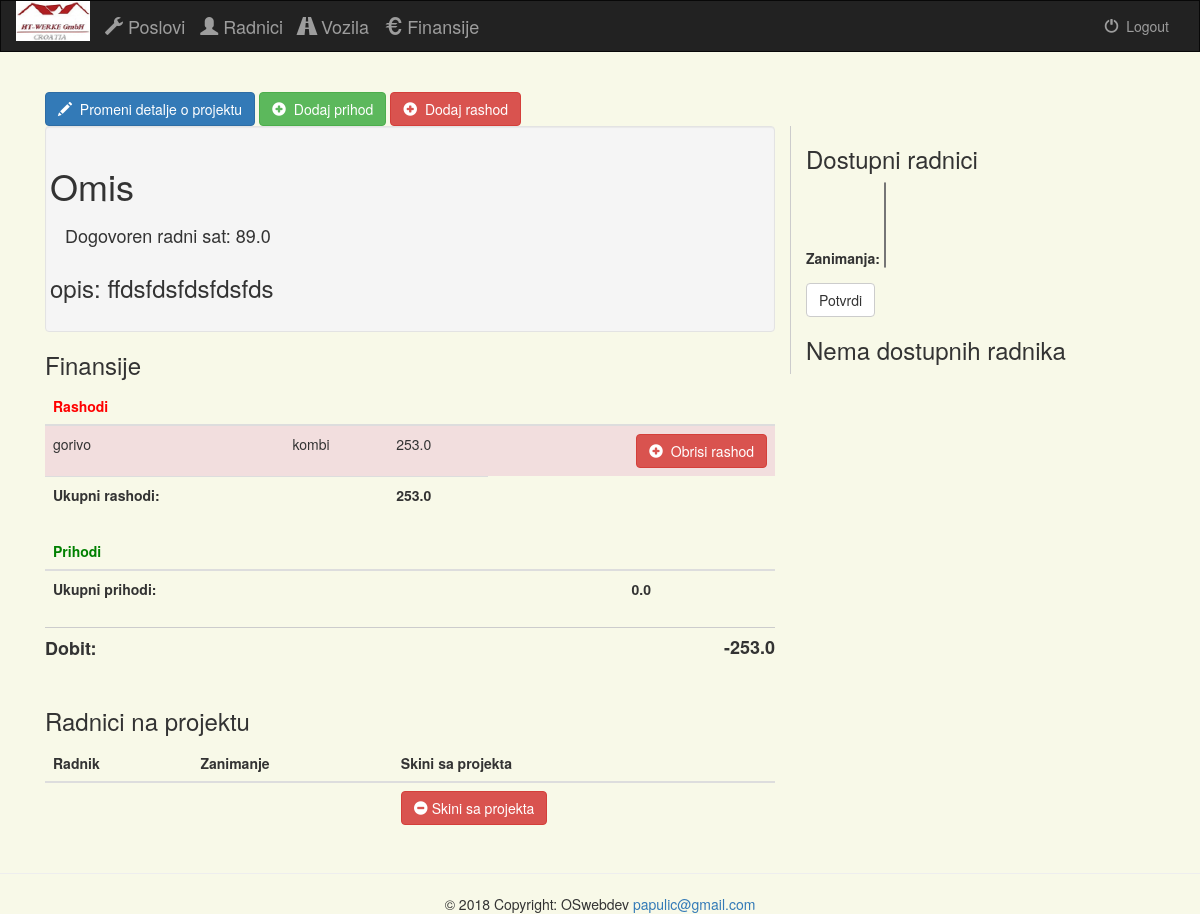
/administracija/posao/1/ (signed in), run on an earlier commit of the app's database.
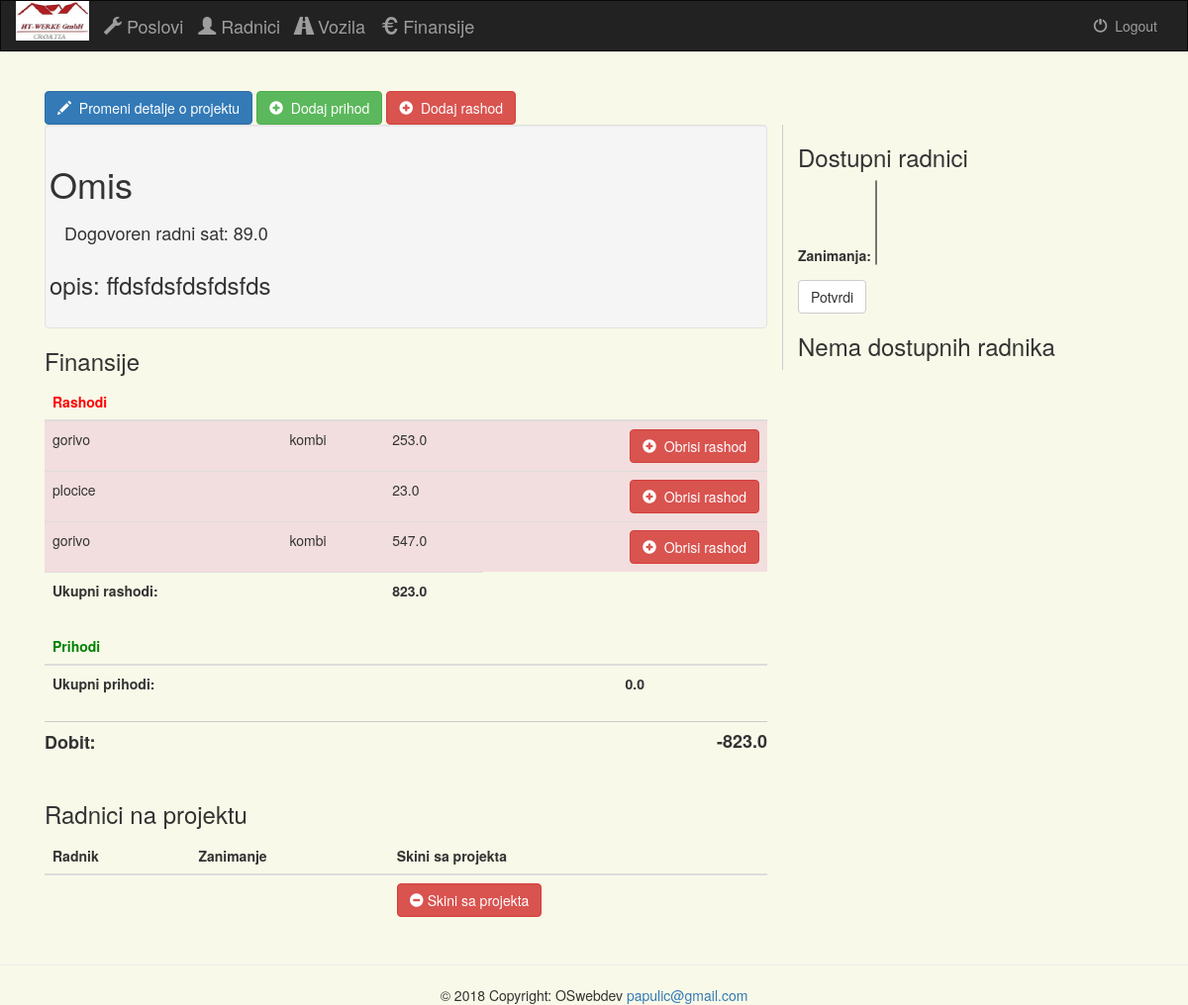
And on a later commit of the database.
### projects/models.py (models this page shows, shortened)
class Rashodi(models.Model):
    vrsta = models.CharField(max_length=150)
    kolicina = models.FloatField(max_length=10, default=0.0)
    posao = models.ForeignKey(Poslovi, on_delete=models.CASCADE)
    vozilo = models.ForeignKey(Vozilo, null=True, blank=True )
    class Meta:
        verbose_name_plural = "Rashodi"

class Vozilo(models.Model):
    marka = models.CharField(max_length=30)
    predjeni_kilometri = models.IntegerField(default=None, null=True, blank=True)
    registracija_istice = models.DateField()
    sledeci_servis = models.DateField()
    potrosnja_goriva = models.FloatField(max_length=10, default=0.0)
    opis = models.CharField(max_length=100, blank=True)
    trenutno_duzi = models.ForeignKey(Radnik, null=True, blank=True)
    def __unicode__(self):
        return self.marka
    class Meta:
        verbose_name_plural = "Vozila"

### projects/views.py (the view)
# urls.py: url(r'^posao/(?P<project_id>[0-9]+)/$', views.detail, name='posao'),
def detail(request, project_id):
    if not request.user.is_authenticated():
        return render(request, 'projects/login.html')
    else:
        project = get_object_or_404(Poslovi, pk=project_id)
        prihodi = Prihodi.objects.filter(posao=project)
        rashodi = Rashodi.objects.filter(posao=project)
        ukupni_rashodi = 0.0
        ukupni_prihodi = 0.0
        for rashod in rashodi:
            ukupni_rashodi += rashod.kolicina
        for prihod in prihodi:
            ukupni_prihodi += prihod.kolicina
        dobit = ukupni_prihodi - ukupni_rashodi
        dostupni_radnici = Radnik.objects.filter(dostupan=True)
        radnici = Radnik.objects.all()
        zanimanja_filter = ZanimanjeFilter(request.GET, queryset=radnici)
        if request.POST.getlist('listdodaj'):
            for radnik_id in request.POST.getlist('listdodaj'):
                radnik = Radnik.objects.get(pk=radnik_id)
                radnik.dostupan = False
                radnik.posao = project
                radnik.save()
        elif request.POST.getlist('listskini'):
            for radnik_id in request.POST.getlist('listskini'):
                radnik = Radnik.objects.get(pk=radnik_id)
                radnik.dostupan = True
                radnik.posao = None
                radnik.save()
        return render(request, 'projects/poslovi.html', {
            'posao': project,
            'project_id': project_id,
            'dostupni_radnici': dostupni_radnici,
            'filter': zanimanja_filter,
            'prihodi': prihodi,
            'rashodi': rashodi,
            'ukupni_rashodi': ukupni_rashodi,
            'ukupni_prihodi': ukupni_prihodi,
            'dobit': dobit,
        })

### projects/templates/projects/poslovi.html (shortened to what the changed rows need)
{% extends 'projects/base.html' %}
{% block content %}
<div class="container">
     <div class="col-sm-8">
         <div class="well">
            <div class="row">
                <h1>{{ posao.ime }}</h1>
            </div>
         </div>
         <div class="table-div">
             <table class="table">
                <thead>
                <tr>
                    <th><font color="red">Rashodi</font></th>
                    <th></th>
                    <th></th>
                    <th></th>
                </tr>
                </thead>
                <tbody>
                {% for rashod in rashodi %}
                <tr class="danger">
                    <td>{{ rashod.vrsta }}</td>
                    {% if rashod.vozilo %}
                    <td>{{ rashod.vozilo }}</td>
                    {% else %}
                    <td></td>
                    {% endif %}
                    <td>{{ rashod.kolicina }}</td>
                    <td>
                        <a href="{% url 'projects:rashod-delete' project_id rashod.id %}">
                            <button type="button" class="btn btn-danger" onclick="clicked(event)" style="float: right">
                                <span class="glyphicon glyphicon-plus-sign"></span>&nbsp; Obrisi rashod
                            </button>
                        </a>
                    </td>
                </tr>
                {% endfor %}
                <td><strong>{{ ukupni_rashodi }}</strong></td>
                </tbody>
             </table>
         </div>
         <div class="table-div bottom-border">
             <table class="table">
                <thead>
                <tr>
                    <th><font color="green">Prihodi</font></th>
                    <th></th>
                    <th></th>
                </tr>
                </thead>
             </table>
         </div>
         <h4><strong>Dobit: <span style="float: right">{{ dobit }}</span></strong></h4><br>
         <form role="form" action="" method="post" enctype="multipart/form-data">
             <div class="table-div">
                 <table class="table">
                     <thead>
                     <tr>
                         <th>Radnik</th>
                         <th>Zanimanje</th>
                         <th>Skini sa projekta</th>
                     </tr>
                     </thead>
                 </table>
             </div>
         </form>
     </div>
</div>
{% endblock %}

What changed in the data, as far as the page shows it:
added Rashodi: vrsta "plocice", kolicina "23.0"
added Rashodi: vrsta "gorivo", vozilo "kombi", kolicina "547.0"
Also different on the page:
{{ ukupni_rashodi }}: "253.0" → "823.0"
{{ dobit }}: "-253.0" → "-823.0"
